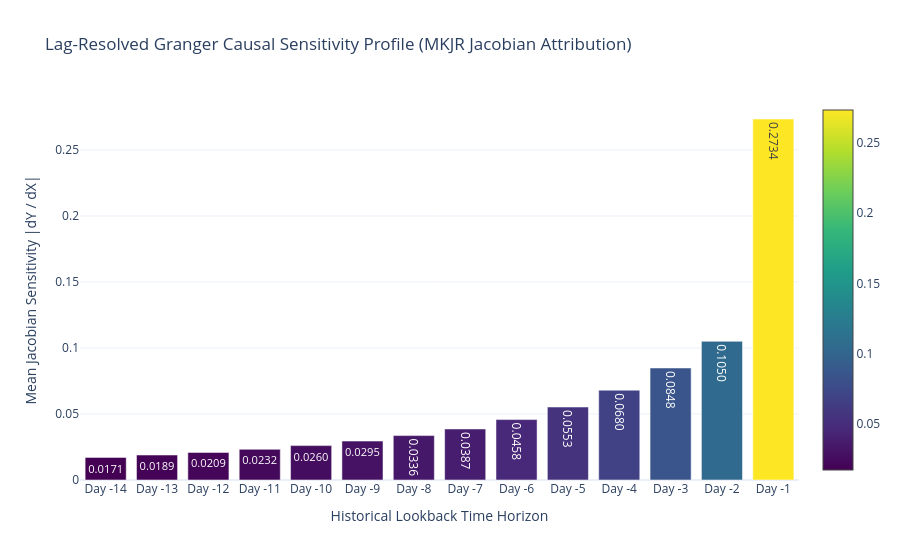

Notebook cell for this chart:
### Markdown cell above
## 9. Evaluation-Time Neural Granger Causal Sensitivity Analysis

Following Section 3.5 of Paper 1 (*Zhang et al.*), we compute the lag-resolved input-output sensitivity tensor across test instances:
$$S_	au = rac{1}{N_{test}} \sum_{i=1}^{N_{test}} \left| rac{\partial \hat{y}_i}{\partial x_{i, t-	au}} 
ight|$$
This quantifies exactly how strongly each historical day drives the forecast, uncovering the physical decay of predictive causality.

### Code cell
# Compute Jacobian sensitivities over test windows
X_eval = X_test_tensor.clone().requires_grad_(True)
preds_eval = mkjr_model(X_eval)
torch.sum(preds_eval).backward()

# Extract mean gradient magnitude per historical lag step
lag_gradients = torch.mean(torch.abs(X_eval.grad), dim=0).squeeze().numpy()
lags_labels = [f"Day -{lookback - idx}" for idx in range(lookback)]

fig_causal = go.Figure(go.Bar(
    x=lags_labels,
    y=lag_gradients,
    marker=dict(color=lag_gradients, colorscale='Viridis', showscale=True),
    text=[f"{val:.4f}" for val in lag_gradients],
    textposition='auto'
))
fig_causal.update_layout(
    title='Lag-Resolved Granger Causal Sensitivity Profile (MKJR Jacobian Attribution)',
    xaxis_title='Historical Lookback Time Horizon',
    yaxis_title='Mean Jacobian Sensitivity |dY / dX|',
    template='plotly_white'
)
fig_causal.show()

### Figure 1 — Plotly figure (JSON) as saved in the notebook; plotly's stock layout.template omitted (floating-point values rounded to 4 significant figures)
{"data": [{"marker": {"color": [0.01713, 0.0189, 0.02092, 0.02323, 0.02605, 0.02947, 0.03363, 0.03866, 0.04575, 0.05528, 0.06803, 0.08484, 0.105, 0.2734], "colorscale": [[0.0, "#440154"], [0.1111, "#482878"], [0.2222, "#3e4989"], [0.3333, "#31688e"], [0.4444, "#26828e"], [0.5556, "#1f9e89"], [0.6667, "#35b779"], [0.7778, "#6ece58"], [0.8889, "#b5de2b"], [1.0, "#fde725"]], "showscale": true}, "text": ["0.0171", "0.0189", "0.0209", "0.0232", "0.0260", "0.0295", "0.0336", "0.0387", "0.0458", "0.0553", "0.0680", "0.0848", "0.1050", "0.2734"], "textposition": "auto", "type": "bar", "x": ["Day -14", "Day -13", "Day -12", "Day -11", "Day -10", "Day -9", "Day -8", "Day -7", "Day -6", "Day -5", "Day -4", "Day -3", "Day -2", "Day -1"], "y": [0.01713, 0.0189, 0.02092, 0.02323, 0.02605, 0.02947, 0.03363, 0.03866, 0.04575, 0.05528, 0.06803, 0.08484, 0.105, 0.2734]}], "layout": {"title": {"text": "Lag-Resolved Granger Causal Sensitivity Profile (MKJR Jacobian Attribution)"}, "xaxis": {"title": {"text": "Historical Lookback Time Horizon"}}, "yaxis": {"title": {"text": "Mean Jacobian Sensitivity |dY / dX|"}}}}
